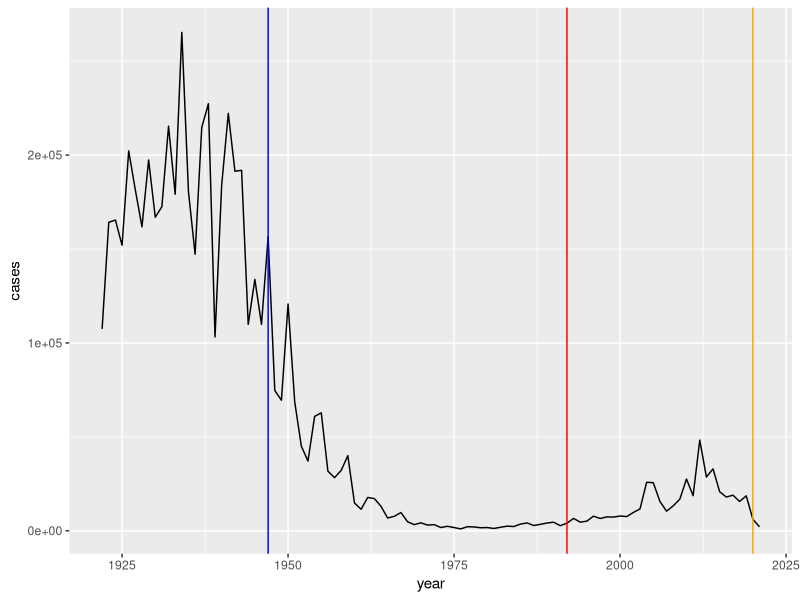

This chart was generated by the following R code: (Note: this script raises an error after producing the figure.)
## ---- chunk 1
cdc <- data.frame(year = c(1922L,1923L,1924L,1925L,
                                          1926L,1927L,1928L,1929L,1930L,1931L,
                                          1932L,1933L,1934L,1935L,1936L,
                                          1937L,1938L,1939L,1940L,1941L,1942L,
                                          1943L,1944L,1945L,1946L,1947L,
                                          1948L,1949L,1950L,1951L,1952L,
                                          1953L,1954L,1955L,1956L,1957L,1958L,
                                          1959L,1960L,1961L,1962L,1963L,
                                          1964L,1965L,1966L,1967L,1968L,1969L,
                                          1970L,1971L,1972L,1973L,1974L,
                                          1975L,1976L,1977L,1978L,1979L,1980L,
                                          1981L,1982L,1983L,1984L,1985L,
                                          1986L,1987L,1988L,1989L,1990L,
                                          1991L,1992L,1993L,1994L,1995L,1996L,
                                          1997L,1998L,1999L,2000L,2001L,
                                          2002L,2003L,2004L,2005L,2006L,2007L,
                                          2008L,2009L,2010L,2011L,2012L,
                                          2013L,2014L,2015L,2016L,2017L,2018L,
                                          2019L,2020L,2021L),
        cases = c(107473,164191,165418,152003,
                                          202210,181411,161799,197371,
                                          166914,172559,215343,179135,265269,
                                          180518,147237,214652,227319,103188,
                                          183866,222202,191383,191890,109873,
                                          133792,109860,156517,74715,69479,
                                          120718,68687,45030,37129,60886,
                                          62786,31732,28295,32148,40005,
                                          14809,11468,17749,17135,13005,6799,
                                          7717,9718,4810,3285,4249,3036,
                                          3287,1759,2402,1738,1010,2177,2063,
                                          1623,1730,1248,1895,2463,2276,
                                          3589,4195,2823,3450,4157,4570,
                                          2719,4083,6586,4617,5137,7796,6564,
                                          7405,7298,7867,7580,9771,11647,
                                          25827,25616,15632,10454,13278,
                                          16858,27550,18719,48277,28639,32971,
                                          20762,17972,18975,15609,18617,
                                          6124,2116)
       )
## ---- chunk 2
head(cdc)
## ---- chunk 3
library(ggplot2)

ggplot(cdc)+aes(x=year,y=cases)+geom_line()+geom_vline(xintercept = 1947,col="blue")+geom_vline(xintercept = 1992, col="red")+geom_vline(xintercept = 2020, col="orange")
## ---- chunk 4
library(jsonlite)

subject <- read_json("http://cmi-pb.org/api/subject", simplifyVector = TRUE)
head(subject)
## ---- chunk 5
table(subject$infancy_vac)
## ---- chunk 6
table(subject$biological_sex)
## ---- chunk 7
table(subject$race,subject$biological_sex)
## ---- chunk 8
subject$year_of_birth
## ---- chunk 9
library(lubridate)
## ---- chunk 10
today()
## ---- chunk 11
today() - ymd("2000-01-01")
## ---- chunk 12
today()-ymd("2002-02-21")
## ---- chunk 13
time_length( today() - ymd("2002-02-21"),  "years")
## ---- chunk 14
subject$age<-time_length(today()-ymd(subject$year_of_birth),"years")
## ---- chunk 15
int <- ymd(subject$date_of_boost) - ymd(subject$year_of_birth)
age_at_boost <- time_length(int, "year")
head(age_at_boost)
## ---- chunk 16
ggplot(subject) +
  aes(time_length(age, "year"),
      fill=as.factor(infancy_vac)) +
  geom_histogram(show.legend=FALSE) +
  facet_wrap(vars(infancy_vac), nrow=2) +
  xlab("Age in years")
## ---- chunk 17
specimen <- read_json("http://cmi-pb.org/api/specimen", simplifyVector = TRUE)
head(specimen)
## ---- chunk 18
library(dplyr)

meta<-inner_join(subject,specimen)
head(meta)
## ---- chunk 19
ab_titer <- read_json("http://cmi-pb.org/api/v4/plasma_ab_titer", simplifyVector = TRUE)
head(ab_titer)
## ---- chunk 20
abdata <- inner_join(ab_titer, meta)
head(abdata)
## ---- chunk 21
table(abdata$isotype)
## ---- chunk 22
table(abdata$dataset)
## ---- chunk 23
table(abdata$antigen)
## ---- chunk 24
ggplot(abdata)+aes(MFI, antigen)+geom_boxplot()
## ---- chunk 25
ggplot(abdata)+aes(MFI, antigen, col=infancy_vac)+geom_boxplot()
## ---- chunk 26
table(abdata$dataset)
## ---- chunk 27
abdata.21<-filter(abdata, dataset=="2021_dataset")
table(abdata.21$dataset)
## ---- chunk 28
pt.21<-filter(abdata.21, isotype == "IgG",  antigen == "PT") 
## ---- chunk 29
ggplot(pt.21)+aes(x=planned_day_relative_to_boost, y=MFI_normalised, col=infancy_vac)+geom_point()
## ---- chunk 30
ggplot(pt.21)+aes(x=planned_day_relative_to_boost, y=MFI_normalised, col=infancy_vac,group=subject_id)+geom_point()+geom_line()
